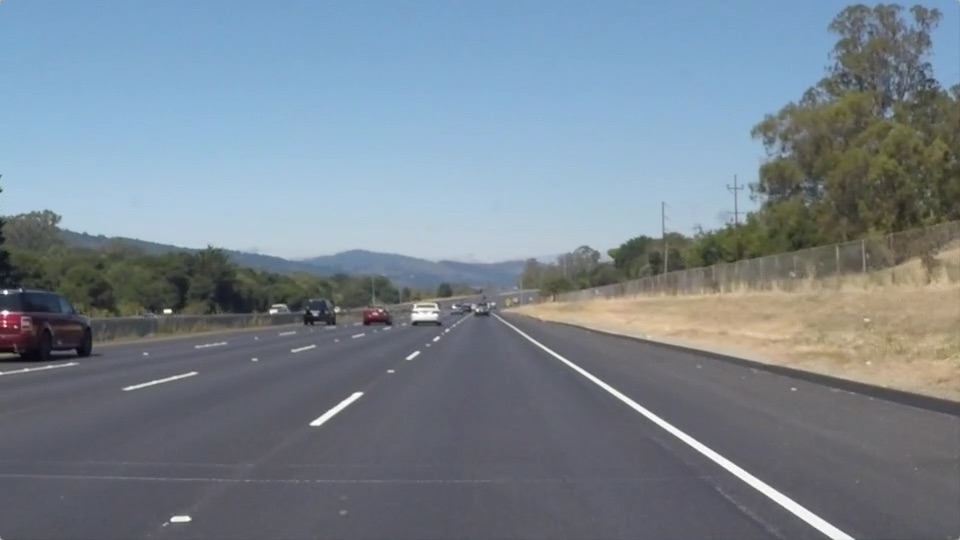
#> input picture test_images/solidWhiteRight.jpg, 960 x 540 px
$ jupyter execute --allow-errors P1.ipynb   (shell and % lines are left out)
#> lines starting #> are read from the running program, lines starting #| are printed output that depends on the picture; after the words box and inside, x2 and y2 are one past the last pixel; in counts of white or black regions, pixels touching at a corner belong together
# Self-Driving Car Engineer Nanodegree

## Project: **Finding Lane Lines on the Road**
***
In this project, you will use the tools you learned about in the lesson to identify lane lines on the road.  You can develop your pipeline on a series of individual images, and later apply the result to a video stream (really just a series of images). Check out the video clip "raw-lines-example.mp4" (also contained in this repository) to see what the output should look like after using the helper functions below.

Once you have a result that looks roughly like "raw-lines-example.mp4", you'll need to get creative and try to average and/or extrapolate the line segments you've detected to map out the full extent of the lane lines.  You can see an example of the result you're going for in the video "P1_example.mp4".  Ultimately, you would like to draw just one line for the left side of the lane, and one for the right.

In addition to implementing code, there is a brief writeup to complete. The writeup should be completed in a separate file, which can be either a markdown file or a pdf document. There is a [write up template](https://github.com/udacity/CarND-LaneLines-P1/blob/master/writeup_template.md) that can be used to guide the writing process. Completing both the code in the Ipython notebook and the writeup template will cover all of the [rubric points](https://review.udacity.com/#!/rubrics/322/view) for this project.

---
Let's have a look at our first image called 'test_images/solidWhiteRight.jpg'.  Run the 2 cells below (hit Shift-Enter or the "play" button above) to display the image.

**Note: If, at any point, you encounter frozen display windows or other confounding issues, you can always start again with a clean slate by going to the "Kernel" menu above and selecting "Restart & Clear Output".**

---

**The tools you have are color selection, region of interest selection, grayscaling, Gaussian smoothing, Canny Edge Detection and Hough Tranform line detection.  You  are also free to explore and try other techniques that were not presented in the lesson.  Your goal is piece together a pipeline to detect the line segments in the image, then average/extrapolate them and draw them onto the image for display (as below).  Once you have a working pipeline, try it out on the video stream below.**

---

<figure>

 <figcaption>
 <p></p>
 <p style="text-align: center;"> Your output should look something like this (above) after detecting line segments using the helper functions below </p>
 </figcaption>
</figure>
 <p></p>
<figure>

 <figcaption>
 <p></p>
 <p style="text-align: center;"> Your goal is to connect/average/extrapolate line segments to get output like this</p>
 </figcaption>
</figure>

**Run the cell below to import some packages.  If you get an `import error` for a package you've already installed, try changing your kernel (select the Kernel menu above --> Change Kernel).  Still have problems?  Try relaunching Jupyter Notebook from the terminal prompt.  Also, consult the forums for more troubleshooting tips.**

## Import Packages

[cell 1]
#importing some useful packages
import matplotlib.pyplot as plt
import matplotlib.image as mpimg
import numpy as np
import cv2
from scipy import optimize
from scipy import stats
# plt.rcParams["figure.figsize"] = (20,10)

## Read in an Image

[cell 2]
#reading in an image
image = mpimg.imread('test_images/solidWhiteRight.jpg')
#> image is the input picture: shape (540, 960, 3); mean R, G, B 120.3, 132.6, 143.7

#printing out some stats and plotting
print('This image is:', type(image), 'with dimensions:', image.shape)
#| This image is: <class 'numpy.ndarray'> with dimensions: (540, 960, 3)
plt.imshow(image)  # if you wanted to show a single color channel image called 'gray', for example, call as plt.imshow(gray, cmap='gray')

## Ideas for Lane Detection Pipeline

**Some OpenCV functions (beyond those introduced in the lesson) that might be useful for this project are:**

`cv2.inRange()` for color selection
`cv2.fillPoly()` for regions selection
`cv2.line()` to draw lines on an image given endpoints
`cv2.addWeighted()` to coadd / overlay two images
`cv2.cvtColor()` to grayscale or change color
`cv2.imwrite()` to output images to file
`cv2.bitwise_and()` to apply a mask to an image

**Check out the OpenCV documentation to learn about these and discover even more awesome functionality!**

## Helper Functions

Below are some helper functions to help get you started. They should look familiar from the lesson!

[cell 3]
import math

# [7 lines left out: function grayscale, not called in this run]
    # Or use BGR2GRAY if you read an image with cv2.imread()
    # return cv2.cvtColor(img, cv2.COLOR_BGR2GRAY)

def canny(img, low_threshold, high_threshold):
    """Applies the Canny transform"""
    return cv2.Canny(img, low_threshold, high_threshold)

def gaussian_blur(img, kernel_size):
    """Applies a Gaussian Noise kernel"""
    return cv2.GaussianBlur(img, (kernel_size, kernel_size), 0)

# [73 lines left out: functions region_of_interest, draw_lines, hough_lines, weighted_img, not called in this run]

#function for curvift in python
def f_1(x, k, m):
    return k*x + m

## Test Images

Build your pipeline to work on the images in the directory "test_images"
**You should make sure your pipeline works well on these images before you try the videos.**

[cell 4]
import os
os.listdir("test_images/")

## Build a Lane Finding Pipeline

Build the pipeline and run your solution on all test_images. Make copies into the `test_images_output` directory, and you can use the images in your writeup report.

Try tuning the various parameters, especially the low and high Canny thresholds as well as the Hough lines parameters.

[cell 5]
# TODO: Build your pipeline that will draw lane lines on the test_images
# then save them to the test_images_output directory.

def imageprocess(image):

    #read in the image
#> called with image = 'test_images/challenge_Moment1.jpg'
    img=mpimg.imread(image)
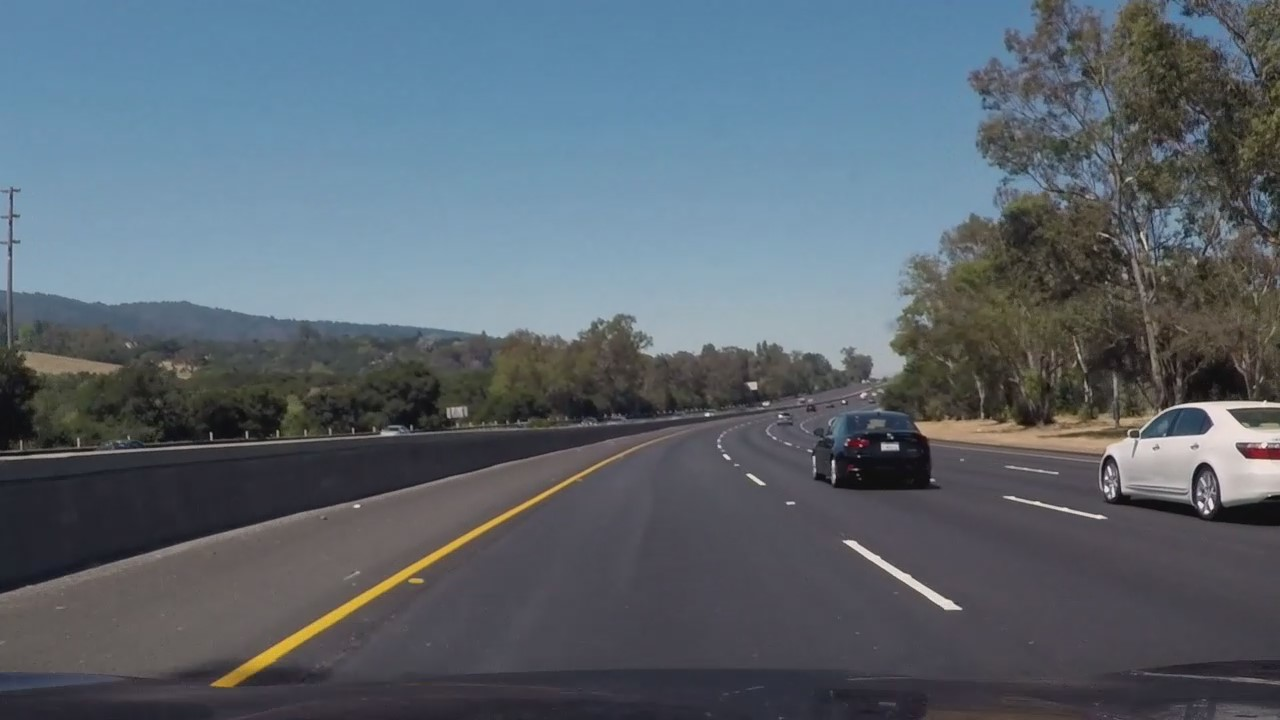
#> input picture test_images/challenge_Moment1.jpg, 1280 x 720 px
#> img is the input picture: shape (720, 1280, 3); mean R, G, B 90.4, 101.2, 110.9

    #convert it to hls colorspace
    img_hls=cv2.cvtColor(img,cv2.COLOR_RGB2HLS)
#> img_hls: shape (720, 1280, 3); mean of channels 0, 1, 2 92.4, 100.5, 38.8

    #choose yellow in hls
    low_yellow=np.array([15,38,115],np.uint8)
    high_yellow=np.array([35,204,255],np.uint8)
    mask_yellow=cv2.inRange(img_hls,low_yellow,high_yellow)
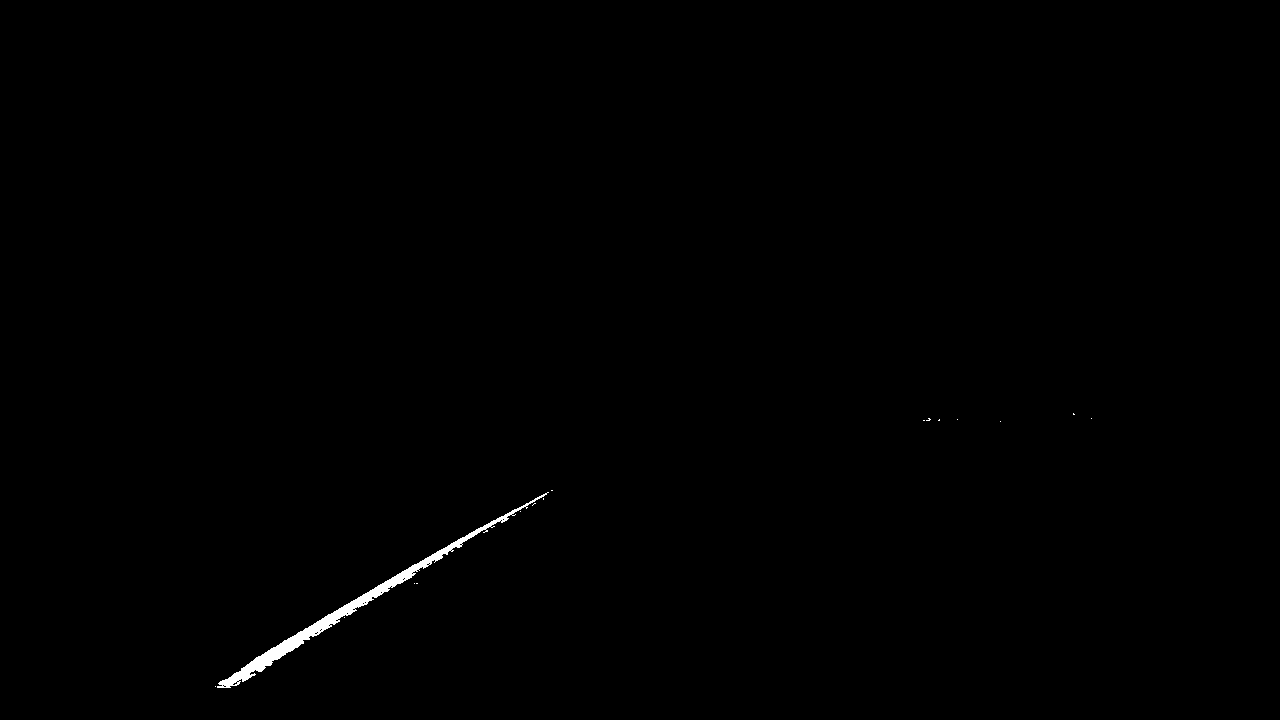
#> mask_yellow: shape (720, 1280); 0.34% white; 16 white regions (15 under 20 px), largest, box (x1, y1, x2, y2) and area: (217, 492, 549, 688) 3127

    #choose white in hls
    low_white=np.array([0,190,0],np.uint8)
    high_white=np.array([180,255,255],np.uint8)
    mask_white=cv2.inRange(img_hls,low_white,high_white)
#> mask_white: shape (720, 1280); 0.84% white; 49 white regions (42 under 20 px), largest, box (x1, y1, x2, y2) and area: (1105, 401, 1280, 500) 6242, (844, 540, 961, 610) 895, (1007, 497, 1105, 519) 212

    #masked image
    mask_color=cv2.bitwise_or(mask_white,mask_yellow)
#> mask_color: shape (720, 1280); 1.2% white; 65 white regions (57 under 20 px), largest, box (x1, y1, x2, y2) and area: (1105, 401, 1280, 500) 6242, (217, 492, 549, 688) 3127, (844, 540, 961, 610) 895
    masked_img=cv2.bitwise_and(img,img,mask=mask_color)


    #convert it to gray colorspace
    img_gray=cv2.cvtColor(masked_img,cv2.COLOR_RGB2GRAY)

    #use gaussian_blur to blur
    kernel_size=5
    img_blur=np.copy(img_gray)
    img_blur=cv2.GaussianBlur(img_blur,(kernel_size,kernel_size),0)

    #use canny_edge to detect edge
    low_threshold=50
    high_threshold=150
    img_edge=cv2.Canny(img_blur,low_threshold,high_threshold)
#> img_edge: shape (720, 1280); 0.35% white in thin lines or dots, all inside (x1, y1, x2, y2) = (216, 232, 1280, 689)

    #choose interested area using fillPoly
    mask = np.zeros_like(img_edge)
    width=img_edge.shape[1]
    hight=img_edge.shape[0]
    ignore_mask_color = 255
    region_bottom_left = (int(width*0.08),hight)
    region_top_left = (int(width*0.48), int(hight*0.58))
    region_top_right = (int(width*0.52), int(hight*0.58))
    region_bottom_right = (int(width*0.92),hight)
    #use fillPoly
    vertices = np.array([[region_bottom_left , region_top_left, region_top_right, region_bottom_right]], dtype=np.int32)
    cv2.fillPoly(mask, vertices, ignore_mask_color)
#> mask: shape (720, 1280); 18.5% white; 1 white region, box (x1, y1, x2, y2) and area: (103, 417, 1177, 720) 170798
    masked_edge = cv2.bitwise_and(img_edge, mask)
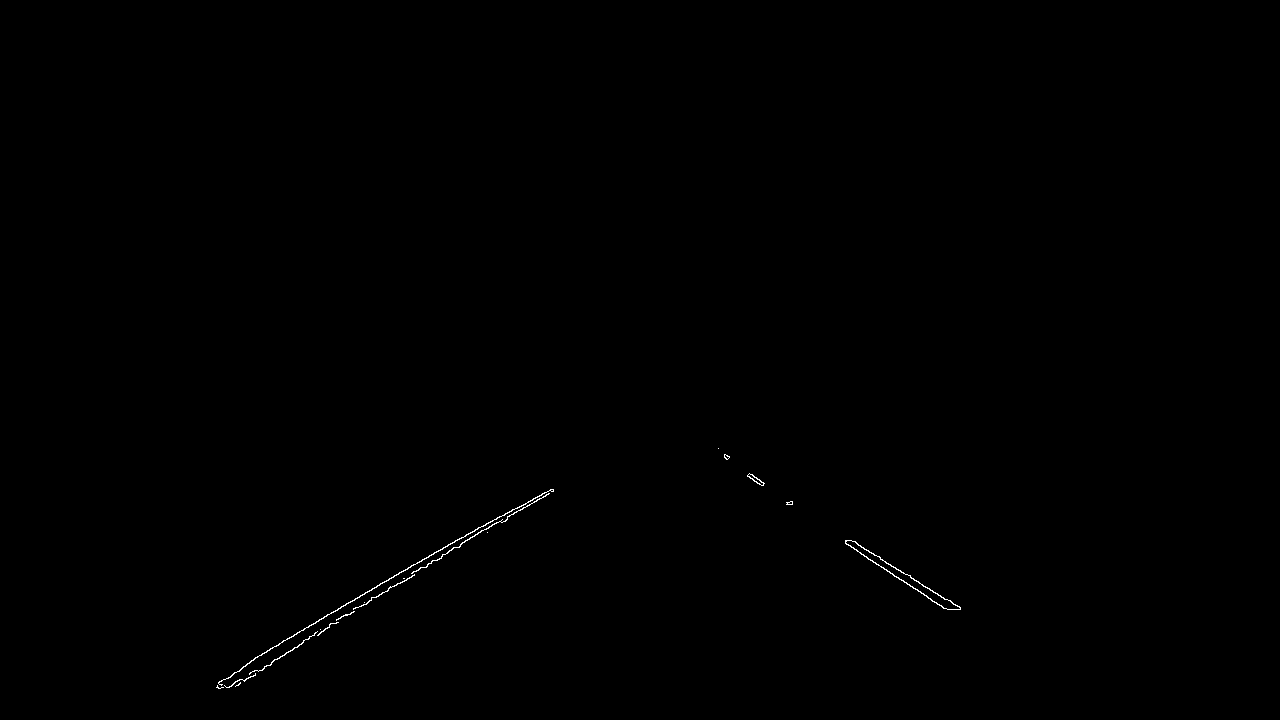
#> masked_edge: shape (720, 1280); 0.16% white in thin lines or dots, all inside (x1, y1, x2, y2) = (216, 448, 961, 689)

    #use houghline to creat lines
    rho=1
    theta=np.pi/180
    threshold=20
    min_line_len=20
    max_line_gap=10
    lines = cv2.HoughLinesP(masked_edge, rho, theta, threshold, np.array([]), minLineLength=min_line_len, maxLineGap=max_line_gap)
#> lines = 24 rows, first 6: [282, 641, 497, 517], [523, 505, 550, 489], [226, 687, 255, 670], [501, 522, 553, 490], [845, 542, 944, 608], [257, 670, 492, 524]
    line_img = np.zeros((img.shape[0], img.shape[1], 3), dtype=np.uint8)

    # [7 lines of commented-out code are left out]
    lx=[]
    ly=[]
    rx=[]
    ry=[]
    for line in lines:
        for x1,y1,x2,y2 in line:
            if x1==x2:
                continue
            if y1==y2:
                continue
            if abs((y2-y1)/(x2-x1))<0.1:
                continue
            if (y2-y1)/(x2-x1)<0 and x1<width/2 and x2<width/2 :
                lx.append(x1)
                lx.append(x2)
                ly.append(y1)
                ly.append(y2)
            elif(y2-y1)/(x2-x1)>0 and x1>width/2 and x2>width/2 :
                rx.append(x1)
                rx.append(x2)
                ry.append(y1)
                ry.append(y2)
#> this loop made 24 passes
#> after the loop, lx = 32 values, max 553 at index 7, min 216 at index 14, mean 380.9; ly = 32 values, max 687 at index 4, min 489 at index 3, mean 590.9; rx = [845, 944, 851, 960, 849, 944, 846, 870, 854, 880, 900, 958, 869, 889, 903, 947]; ry = [542, 608, 540, 608, 540, 599, 543, 560, 541, 557, 570, 606, 559, 572, 580, 609]
#     lk,lm=optimize.curve_fit(f_1, lx, ly)[0]
    if  lx :
        lk, lm, r_value, p_value, std_err = stats.linregress(lx, ly)
#> lk = -0.608; lm = 822.5; r_value = -0.998; p_value = 1.22e-36; std_err = 0.00754
        ly1=hight
        lx1=int((ly1-lm)/lk)
#> lx1 = 168
        ly2=int(hight*0.65)
        lx2=int((ly2-lm)/lk)
#> lx2 = 583
        cv2.line(line_img,(lx1,ly1),(lx2,ly2),(0,255,0),10)
#     rk,rm=optimize.curve_fit(f_1, rx, ry)[0]
    if  rx :
        rk, rm, r_value, p_value, std_err = stats.linregress(rx, ry)
#> rk = 0.624; rm = 12.45; r_value = 0.988; p_value = 1.11e-12; std_err = 0.0264
        ry1=hight
        rx1=int((ry1-rm)/rk)
#> rx1 = 1133
        ry2=int(hight*0.65)
        rx2=int((ry2-rm)/rk)
#> rx2 = 729
        cv2.line(line_img,(rx1,ry1),(rx2,ry2),(255,0,0),10)
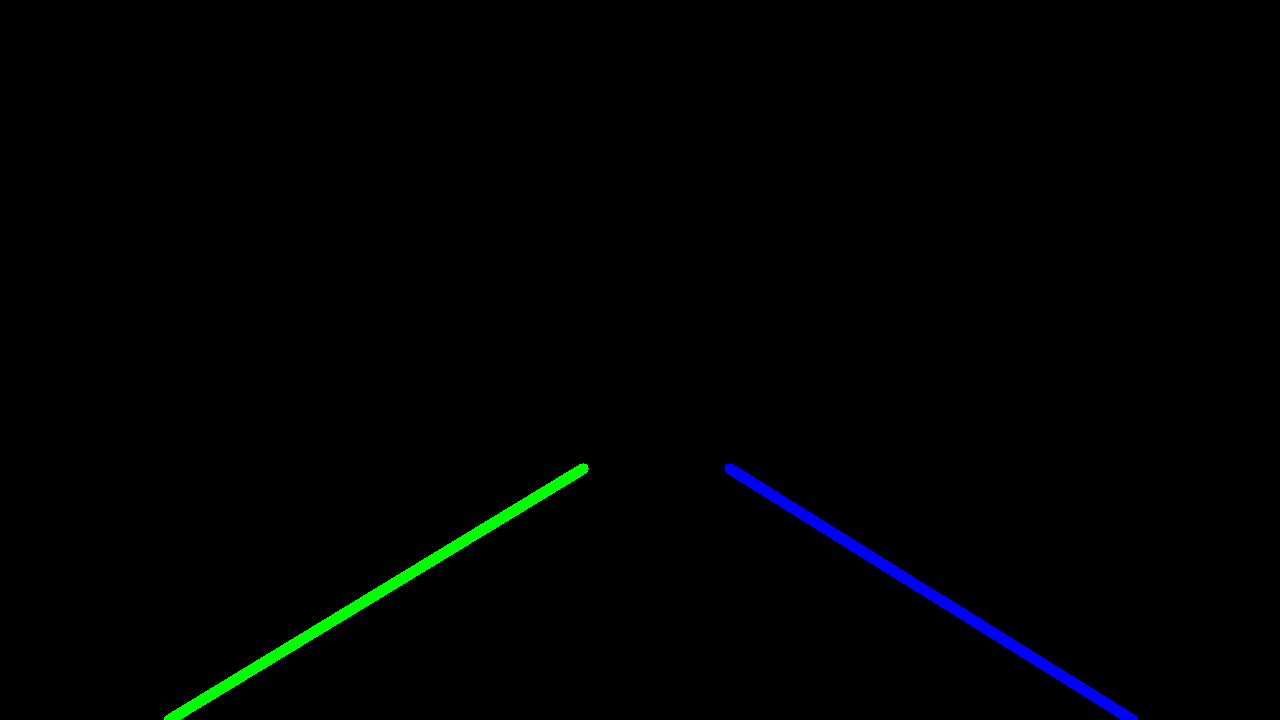
#> line_img: shape (720, 1280, 3); mean of channels 0, 1, 2 1.5, 1.5, 0; drawn as B, G, R

#     #draw line to color picture
    line_edges = cv2.addWeighted(img, 0.8, line_img, 1, 0)
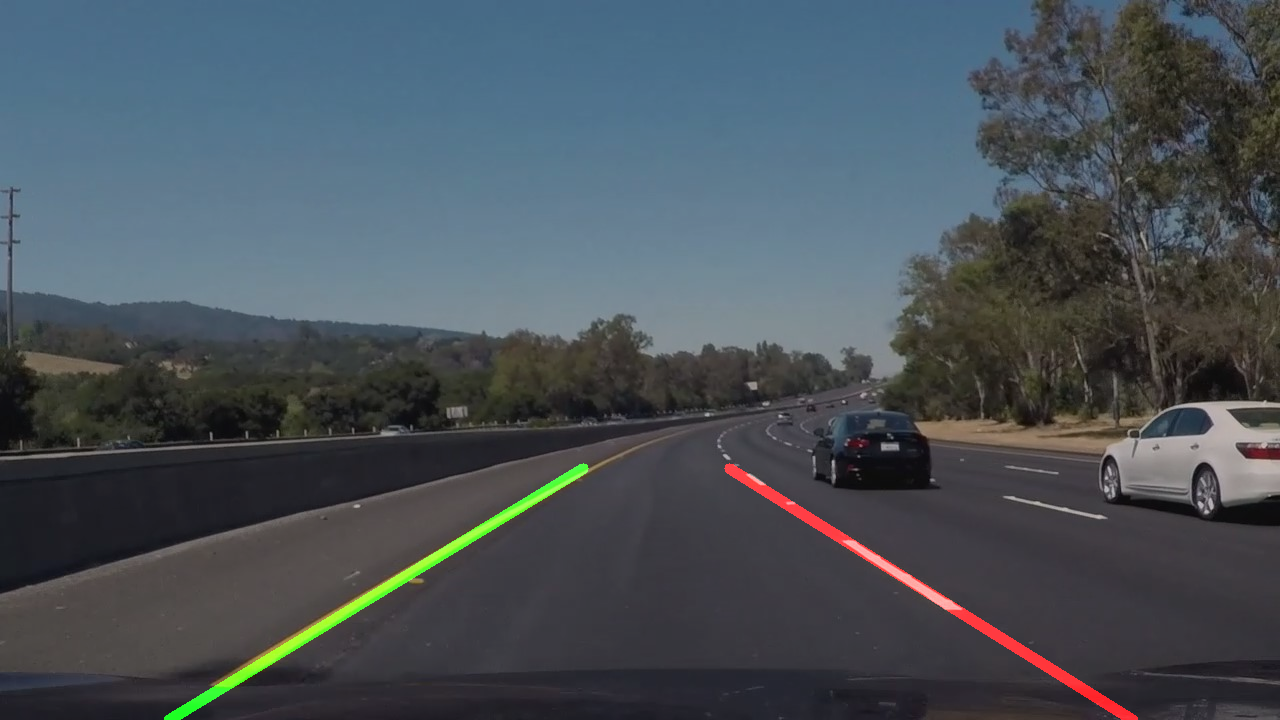
#> line_edges: shape (720, 1280, 3); mean R, G, B 73.3, 81.9, 88.7
    return line_edges

#porcess image in batch
processed_images=[]
for image in os.listdir("test_images/"):
    processed_images.append(imageprocess("test_images/"+image))


plt.rcParams["figure.figsize"] = (20,10)
    #draw processed image
fig = plt.figure()  # an empty figure with no axes
fig.suptitle('Processed Image')  # Add a title so we know which it is

fig,ax = plt.subplots(3,3)  # a figure with a 2x3 grid of Axes

#> (the rest of this cell did not finish here and is left out)
